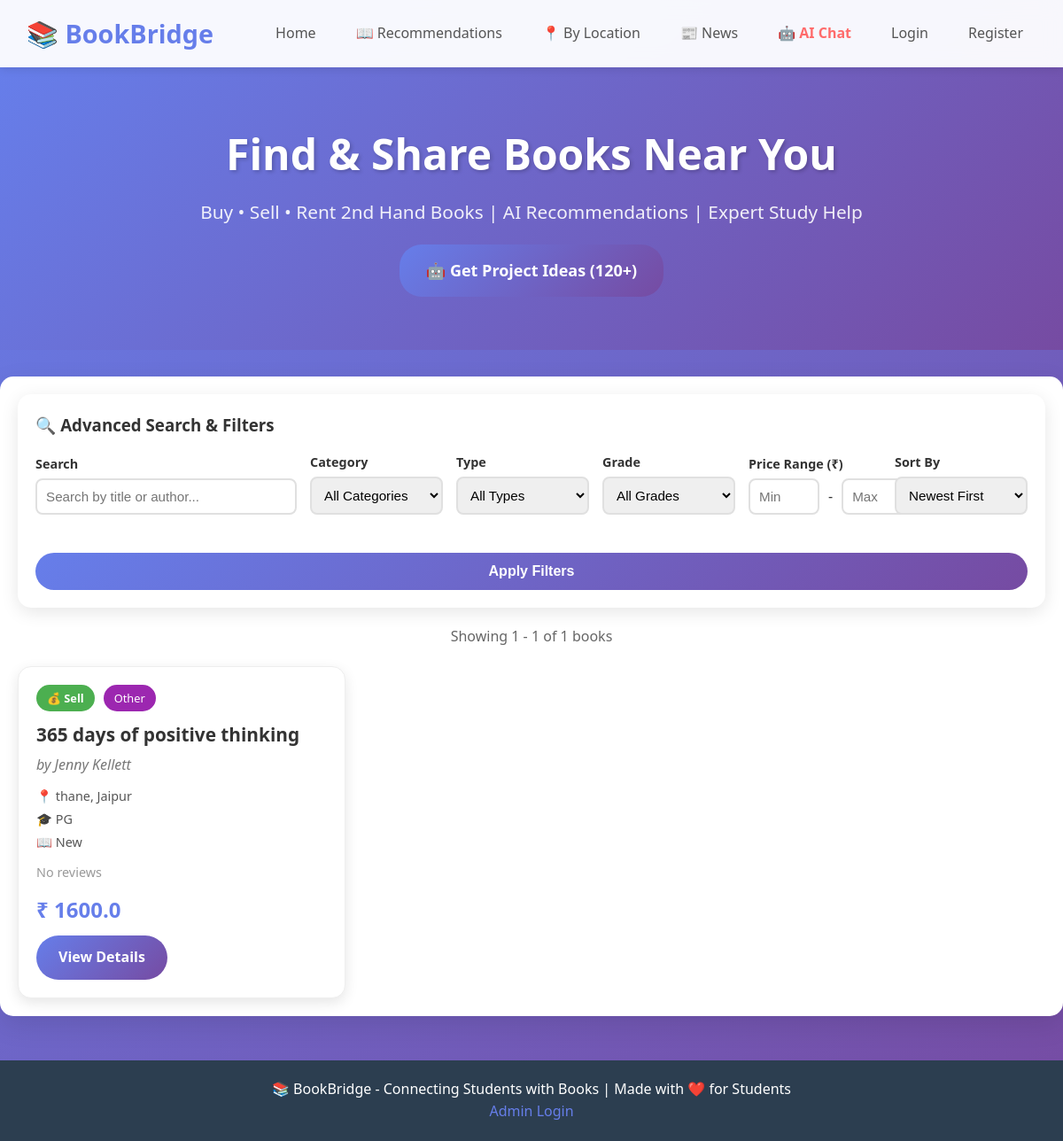
The page / on the database its author committed.
### app.py (models this page shows)
class Book(db.Model):
    id = db.Column(db.Integer, primary_key=True)
    title = db.Column(db.String(200), nullable=False)
    author = db.Column(db.String(200), nullable=False)
    price = db.Column(db.Float, nullable=False)
    location = db.Column(db.String(100), nullable=False)
    city = db.Column(db.String(100))
    type = db.Column(db.String(20), nullable=False)
    description = db.Column(db.Text)
    subject = db.Column(db.String(100))
    grade = db.Column(db.String(50))
    condition = db.Column(db.String(50))
    image_url = db.Column(db.String(300))
    additional_images = db.Column(db.Text)
    user_id = db.Column(db.Integer, db.ForeignKey('user.id'))
    created_at = db.Column(db.DateTime, default=datetime.utcnow)
    reviews = db.relationship('Review', backref='book', lazy=True, cascade='all, delete-orphan')
    wishlist_items = db.relationship('Wishlist', backref='book', lazy=True, cascade='all, delete-orphan')

### app.py (the view)
@app.route('/')
def home():
    page = request.args.get('page', 1, type=int)
    per_page = 6  # Pagination - 6 books per page
    search = request.args.get('search')
    location = request.args.get('location')
    subject = request.args.get('subject')
    grade = request.args.get('grade')
    book_type = request.args.get('type')
    min_price = request.args.get('min_price', type=float)
    max_price = request.args.get('max_price', type=float)
    sort_by = request.args.get('sort', 'newest')
    books_query = Book.query
    if current_user.is_authenticated and current_user.is_banned:
        flash('Your account has been banned.', 'danger')
        return redirect(url_for('logout'))
    if search:
        books_query = books_query.filter(Book.title.contains(search) | Book.author.contains(search))
    if location:
        books_query = books_query.filter(Book.location.contains(location) | Book.city.contains(location))
    if subject:
        books_query = books_query.filter(Book.subject == subject)
    if grade:
        books_query = books_query.filter(Book.grade == grade)
    if book_type:
        books_query = books_query.filter(Book.type == book_type)
    if min_price is not None:
        books_query = books_query.filter(Book.price >= min_price)
    if max_price is not None:
        books_query = books_query.filter(Book.price <= max_price)
    if sort_by == 'price_low':
        books_query = books_query.order_by(Book.price.asc())
    elif sort_by == 'price_high':
        books_query = books_query.order_by(Book.price.desc())
    else:
        books_query = books_query.order_by(Book.created_at.desc())
    pagination = books_query.paginate(page=page, per_page=per_page, error_out=False)
    books = pagination.items
    books_with_ratings = []
    for book in books:
        reviews = Review.query.filter_by(book_id=book.id).all()
        if reviews:
            avg_rating = sum(r.rating for r in reviews) / len(reviews)
            num_reviews = len(reviews)
        else:
            avg_rating = 0
            num_reviews = 0
        in_wishlist = False
        if current_user.is_authenticated:
            wishlist_item = Wishlist.query.filter_by(user_id=current_user.id, book_id=book.id).first()
            in_wishlist = bool(wishlist_item)
        books_with_ratings.append({
            'book': book,
            'avg_rating': round(avg_rating, 1),
            'num_reviews': num_reviews,
            'in_wishlist': in_wishlist
        })
    return render_template('home.html', books=books_with_ratings, pagination=pagination)

### templates/home.html (shortened to what this page needs)
<!DOCTYPE html>
<html>
<head>
    <link rel="stylesheet" href="{{ url_for('static', filename='style.css') }}">
</head>
<body>
<div class="navbar">
    <h2>📚 BookBridge</h2>
    <div>
        <a href="/">Home</a>
        <a href="/recommendations">📖 Recommendations</a>
        <a href="/location">📍 By Location</a>
        <a href="/news">📰 News</a>
        <a href="/chat" style="color: #ff6b6b; font-weight: bold;">🤖 AI Chat</a>
        {% if current_user.is_authenticated %}
            <a href="/add">➕ Sell/Rent</a>
            <a href="/profile">👤 Profile</a>
            {% if current_user.is_admin %}
                <a href="/admin" class="admin-link">⚙️ Admin</a>
            {% endif %}
            <a href="/logout">Logout</a>
        {% else %}
            <a href="/login">Login</a>
            <a href="/register">Register</a>
        {% endif %}
    </div>
</div>
<div class="hero">
    <h1>Find & Share Books Near You</h1>
    <p>Buy • Sell • Rent 2nd Hand Books | AI Recommendations | Expert Study Help</p>
    <div style="margin-top: 20px;">
        {% if current_user.is_authenticated %}
            <a href="/chat" class="btn btn-primary" style="font-size: 18px; padding: 15px 30px;">🤖 Get Project Ideas (120+)</a>
        {% else %}
            <a href="/login" class="btn btn-primary" style="font-size: 18px; padding: 15px 30px;">🤖 Get Project Ideas (120+)</a>
        {% endif %}
    </div>
</div>
<div class="container">
    <div class="filters-section">
        <h3 style="margin-bottom: 15px; color: #333;">🔍 Advanced Search & Filters</h3>
        <form method="GET" action="/" class="filters-row">
            <div class="filter-group" style="flex: 2;">
                <label>Search</label>
                <input type="text" name="search" placeholder="Search by title or author..." value="{{ request.args.get('search', '') }}">
            </div>
            <div class="filter-group">
                <label>Category</label>
                <select name="subject">
                    <option value="">All Categories</option>
                </select>
            </div>
            <div class="filter-group">
                <label>Type</label>
                <select name="type">
                    <option value="">All Types</option>
                </select>
            </div>
            <div class="filter-group">
                <label>Grade</label>
                <select name="grade">
                    <option value="">All Grades</option>
                </select>
            </div>
            <div class="filter-group">
                <label>Price Range (₹)</label>
                <div class="price-range">
                    <input type="number" name="min_price" placeholder="Min" value="{{ request.args.get('min_price', '') }}">
                    <span>-</span>
                    <input type="number" name="max_price" placeholder="Max" value="{{ request.args.get('max_price', '') }}">
                </div>
            </div>
            <div class="filter-group">
                <label>Sort By</label>
                <select name="sort">
                    <option value="newest" {% if request.args.get('sort', 'newest') == 'newest' %}selected{% endif %}>Newest First</option>
                </select>
            </div>
            <div class="filter-group">
                <label>&nbsp;</label>
                <button type="submit" class="btn btn-primary" style="width: 100%;">Apply Filters</button>
            </div>
        </form>
    </div>
    <div class="results-info">
        {% if pagination %}
            <p>Showing {{ (pagination.page - 1) * pagination.per_page + 1 }} - {% if pagination.page * pagination.per_page > pagination.total %}{{ pagination.total }}{% else %}{{ pagination.page * pagination.per_page }}{% endif %} of {{ pagination.total }} books</p>
        {% else %}
            <p>All Books</p>
        {% endif %}
    </div>
    {% if books %}
        <div class="book-grid">
        {% for item in books %}
            <div class="card">
                <div class="card-header">
                    <span class="badge badge-{{ 'sell' if item.book.type == 'sell' else 'rent' }}">
                        {{ '💰 Sell' if item.book.type == 'sell' else '📅 Rent' }}
                    </span>
                    {% if item.book.subject %}
                        <span class="subject-badge">{{ item.book.subject }}</span>
                    {% endif %}
                </div>
                <h3>{{ item.book.title }}</h3>
                <p class="author">by {{ item.book.author }}</p>
                <div class="book-info">
                    <p>📍 {{ item.book.location }}{% if item.book.city %}, {{ item.book.city }}{% endif %}</p>
                    {% if item.book.grade %}
                        <p>🎓 {{ item.book.grade }}</p>
                    {% endif %}
                    {% if item.book.condition %}
                        <p>📖 {{ item.book.condition }}</p>
                    {% endif %}
                </div>
                <div class="rating">
                    {% if item.avg_rating > 0 %}
                        <span class="stars">
                            {% for i in range(5) %}
                                {% if i < item.avg_rating|int %}★{% else %}☆{% endif %}
                            {% endfor %}
                        </span>
                        <span class="rating-text">{{ item.avg_rating }} ({{ item.num_reviews }})</span>
                    {% else %}
                        <span class="no-rating">No reviews</span>
                    {% endif %}
                </div>
                <p class="price">₹ {{ item.book.price }}</p>
                <a href="{{ url_for('book_detail', book_id=item.book.id) }}" class="btn btn-primary">View Details</a>
            </div>
        {% endfor %}
        </div>
    {% else %}
        <div class="empty-state">
            <p>📚 No books found. Be the first to add a book!</p>
            <a href="/add" class="btn btn-primary">➕ Add Book</a>
        </div>
    {% endif %}
</div>
<footer>
    <p>📚 BookBridge - Connecting Students with Books | Made with ❤️ for Students</p>
    <p><a href="/admin">Admin Login</a></p>
</footer>
</body>
</html>

### static/style.css (style rules this page uses)
* { margin: 0; padding: 0; box-sizing: border-box; }
body { font-family: 'Segoe UI', Tahoma, Geneva, Verdana, sans-serif; background: linear-gradient(135deg, #667eea 0%, #764ba2 100%); min-height: 100vh; color: #333; line-height: 1.6; }
.navbar { background: rgba(255, 255, 255, 0.95); padding: 15px 30px; display: flex; justify-content: space-between; align-items: center; box-shadow: 0 2px 10px rgba(0,0,0,0.1); position: sticky; top: 0; z-index: 1000; backdrop-filter: blur(10px); }
.navbar h2 { color: #667eea; font-size: 1.8rem; }
.navbar div { display: flex; gap: 15px; flex-wrap: wrap; }
.navbar a { text-decoration: none; color: #555; padding: 8px 15px; border-radius: 20px; transition: all 0.3s ease; font-weight: 500; }
.hero { background: linear-gradient(135deg, #667eea 0%, #764ba2 100%); color: white; text-align: center; padding: 60px 20px; margin-bottom: 30px; }
.hero h1 { font-size: 3rem; margin-bottom: 10px; text-shadow: 2px 2px 4px rgba(0,0,0,0.2); }
.hero p { font-size: 1.3rem; opacity: 0.9; }
.container { max-width: 1200px; margin: 0 auto; padding: 20px; background: white; border-radius: 15px; box-shadow: 0 10px 30px rgba(0,0,0,0.1); margin-bottom: 30px; }
.book-grid { display: grid; grid-template-columns: repeat(auto-fill, minmax(280px, 1fr)); gap: 25px; margin-top: 20px; }
.card { background: white; border-radius: 15px; padding: 20px; box-shadow: 0 5px 15px rgba(0,0,0,0.1); transition: transform 0.3s, box-shadow 0.3s; border: 1px solid #eee; }
.card-header { display: flex; gap: 10px; margin-bottom: 10px; flex-wrap: wrap; align-items: center; }
.card h3 { color: #333; font-size: 1.3rem; margin-bottom: 5px; }
.card .author { color: #777; font-style: italic; margin-bottom: 10px; }
.card .book-info { margin: 10px 0; font-size: 0.9rem; color: #555; }
.card .book-info p { margin: 3px 0; }
.card .price { font-size: 1.5rem; color: #667eea; font-weight: bold; margin: 10px 0; }
.badge { padding: 5px 12px; border-radius: 20px; font-size: 0.8rem; font-weight: 600; }
.badge-sell { background: #4caf50; color: white; }
.subject-badge { background: #9c27b0; color: white; padding: 5px 12px; border-radius: 20px; font-size: 0.8rem; }
.rating { margin: 10px 0; }
.no-rating { color: #999; font-size: 0.9rem; }
.btn { padding: 12px 25px; border: none; border-radius: 25px; cursor: pointer; font-size: 1rem; font-weight: 600; text-decoration: none; display: inline-block; transition: all 0.3s ease; text-align: center; }
.btn-primary { background: linear-gradient(135deg, #667eea 0%, #764ba2 100%); color: white; }
footer { background: #2c3e50; color: white; text-align: center; padding: 20px; margin-top: 50px; }
footer a { color: #667eea; text-decoration: none; }
.card { animation: fadeIn 0.5s ease; }

### templates/home.html (style rules this page uses)
.filters-section { background: white; padding: 20px; margin-bottom: 20px; border-radius: 15px; box-shadow: 0 5px 20px rgba(0,0,0,0.1); }
.filters-row { display: flex; flex-wrap: wrap; gap: 15px; align-items: flex-end; }
.filter-group { flex: 1; min-width: 150px; }
.filter-group label { display: block; font-weight: 600; margin-bottom: 5px; color: #333; font-size: 0.9rem; }
.filter-group input, .filter-group select { width: 100%; padding: 10px; border: 2px solid #e0e0e0; border-radius: 8px; font-size: 0.95rem; }
.price-range { display: flex; gap: 10px; align-items: center; }
.price-range input { width: 80px !important; }
.results-info { text-align: center; margin-bottom: 20px; color: #666; }

### rows shown on the page
Book: type "💰 Sell", book.subject "Other", book "365 days of positive thinking", book.author "Jenny Kellett", book.location "thane", book.city "Jaipur", book.grade "PG", book.condition "New", book.price "1600.0"

### other values the page prints
{{ (pagination.page - 1) * pagination.per_page + 1 }} "1"
{{ pagination.total }} "1"
